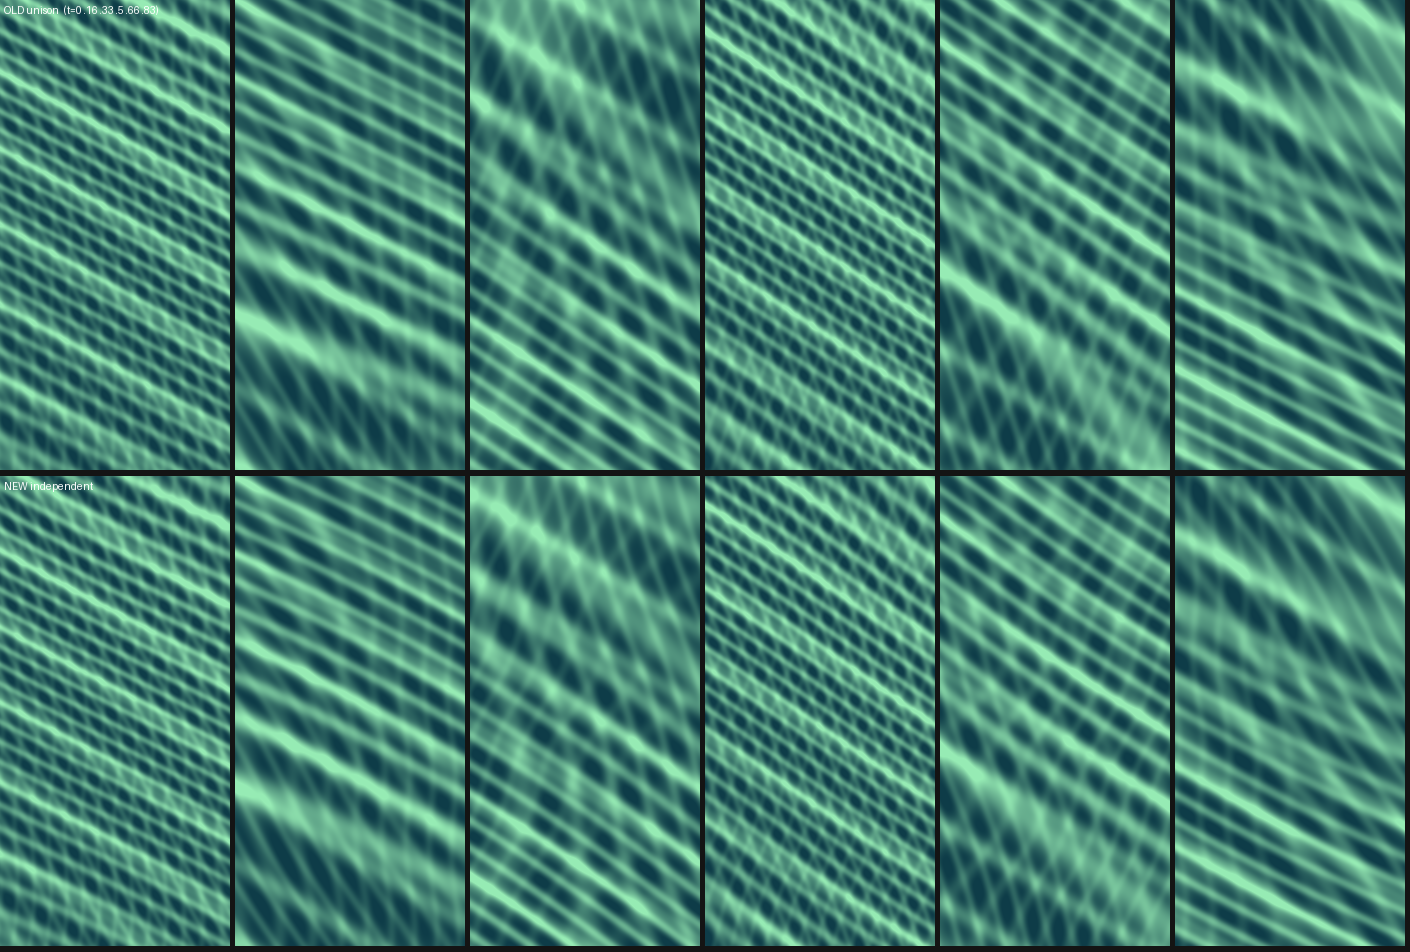

Generate this figure with Python:
import numpy as np
from PIL import Image, ImageDraw
import importlib.util, sys
spec = importlib.util.spec_from_file_location("gs", r"D:\projects\Folio\outputs\sim\guilloche_sim.py")
# avoid re-running the gif save: load functions only by exec with a guard
src = open(r"D:\projects\Folio\outputs\sim\guilloche_sim.py").read()
src = src.split("FRAMES = 60")[0]
g = {}
exec(src, g)
plate, colorize, H, W = g['plate'], g['colorize'], g['H'], g['W']
TAU = g['TAU']

steps = [0.0, 0.16, 0.33, 0.5, 0.66, 0.83]
rows = []
for new in (False, True):
    cols = []
    for t in steps:
        breath = t * TAU * (53.0/79.0)
        img = colorize(plate(t, breath, new=new))
        cols.append(img)
        cols.append(np.full((H,5,3),20,np.uint8))
    rows.append(np.concatenate(cols,axis=1))
    rows.append(np.full((6, rows[-1].shape[1],3),20,np.uint8))
mont = np.concatenate(rows,axis=0)
im = Image.fromarray(mont)
d = ImageDraw.Draw(im)
d.text((4,4),"OLD unison  (t=0 .16 .33 .5 .66 .83)",fill=(255,255,255))
d.text((4,H+10),"NEW independent",fill=(255,255,255))
im.save(r"D:\projects\Folio\outputs\sim\montage.png")
print("wrote montage", mont.shape)
